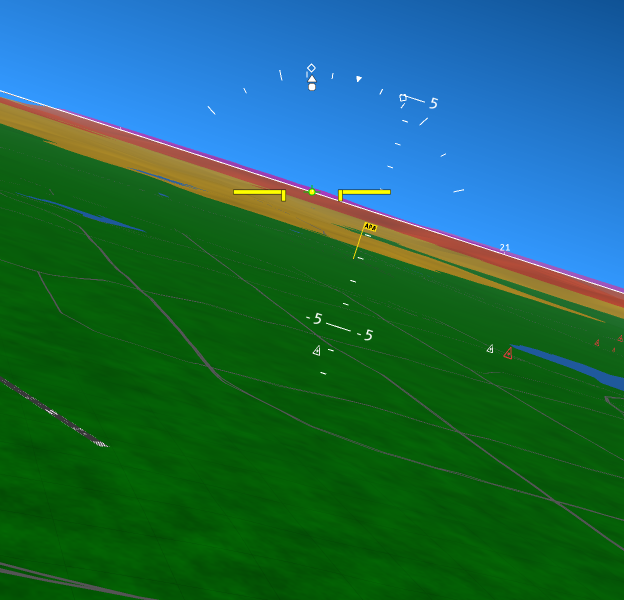
#> input picture docs/images/aer5149_pi5/frames/r-18_dev.png, 1248 x 1200 px (shown at 1/2 size); its folder holds only this picture in this run
$ python make_sheet.py
#> lines starting #> are read from the running program, lines starting #| are printed output that depends on the picture
"""AER-5149 Pi 5 sheet: rows standard rate (18 deg at 120 KTAS) / 45 / 60,
columns left-before, left-after, right-before, right-after, each frame at 50%.
Also bank_cluster_2x.png: the top of each frame (the bank scale), 2x scale.

Run from this directory after the frames are in frames/:
    python make_sheet.py
"""
import os
from PIL import Image, ImageDraw

HERE = os.path.dirname(os.path.abspath(__file__))
ROWS = [18, 45, 60]
COLS = [("-{}", "dev"), ("-{}", "pr"), ("{}", "dev"), ("{}", "pr")]
S = 0.5
GAP = 6


def frame(roll, build):
#> called with roll = '-18', build = 'dev'
    return Image.open(os.path.join(HERE, "frames", f"r{roll}_{build}.png")).convert("RGB")


def build_sheet(name, crop=None, scale=S):
    tiles = []
    for bank in ROWS:
        row = []
        for fmt, build in COLS:
            im = frame(fmt.format(bank), build)
            if crop:
                im = im.crop(crop)
            im = im.resize((int(im.width * scale), int(im.height * scale)),
                           Image.Resampling.NEAREST if scale > 1 else Image.Resampling.LANCZOS)
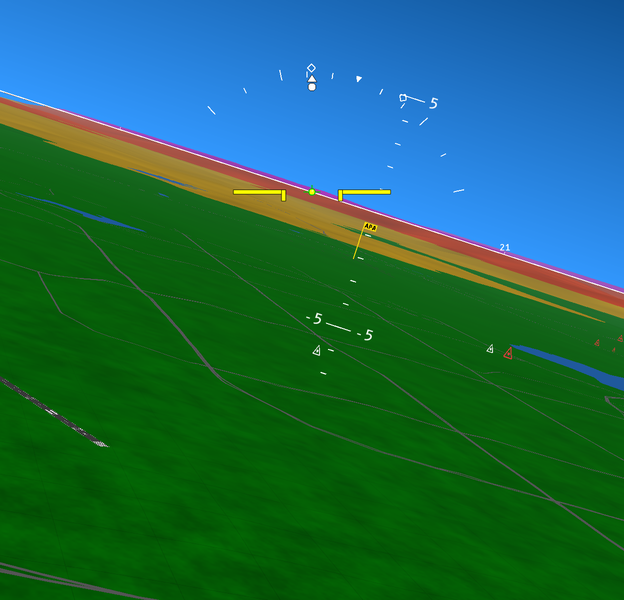
#> im: PIL image 624x600 RGB; mean R, G, B 28.3, 105.1, 79.7
            row.append(im)
        tiles.append(row)
    w, h = tiles[0][0].size
    sheet = Image.new("RGB", (4 * w + 3 * GAP, 3 * h + 2 * GAP), "black")
    for ri, row in enumerate(tiles):
        for ci, im in enumerate(row):
            sheet.paste(im, (ci * (w + GAP), ri * (h + GAP)))
    sheet.save(os.path.join(HERE, name))


#> (the run stopped early here; a loop or call above may not have finished)
